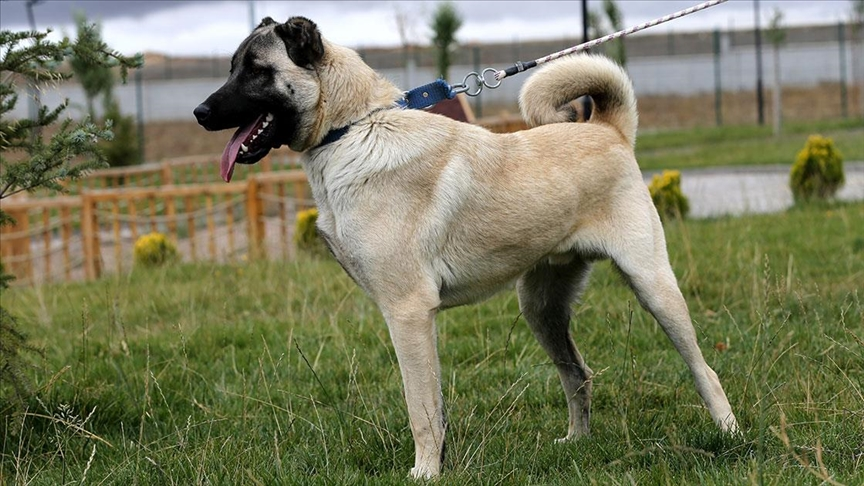
#> input picture kangal.jpg, 864 x 486 px
$ python 26102023.py
#> lines starting #> are read from the running program, lines starting #| are printed output that depends on the picture
import numpy as np
import cv2

img = cv2.imread("kangal.jpg")
#> img is the input picture: shape (486, 864, 3); mean B, G, R 92.7, 122.3, 121
cv2.imshow("orjinal",img)

blur = cv2.GaussianBlur(img,(5,5),cv2.BORDER_DEFAULT)

cv2.imshow("gausblur",blur)

# blur = cv2.blur(img,(9,9))
# cv2.imshow("blur",blur)

kernel = np.array([
    [-1,-1,-1],
    [-1,8,-1],
    [-1,-1,-1]
])

output = cv2.filter2D(blur,-1,kernel)
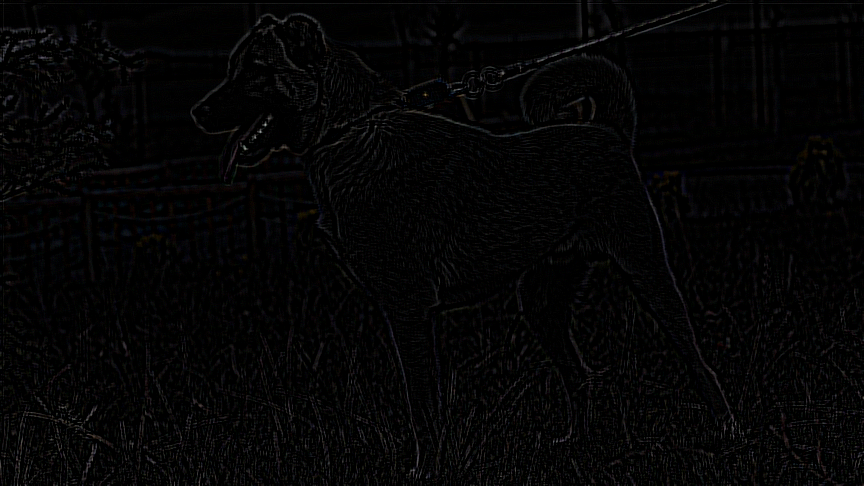
#> output: shape (486, 864, 3); mean B, G, R 4.5, 4.3, 4.5
cv2.imshow("output",output)

# [10 lines of commented-out code are left out]

cv2.waitKey(0)

$ run again, with kanser.jpg copied over kangal.jpg
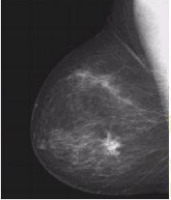
#> input picture kanser.jpg, 171 x 200 px
#> img is the input picture: shape (200, 171, 3); mean B, G, R 70.4, 68.6, 69.9
#> `blur = cv2.GaussianBlur(img,(5,5),cv2.BORDER_DEFAULT)`:
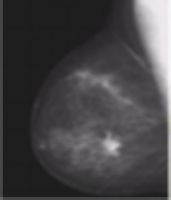
#> blur: shape (200, 171, 3); mean B, G, R 69.5, 67.7, 69
#> `output = cv2.filter2D(blur,-1,kernel)`:
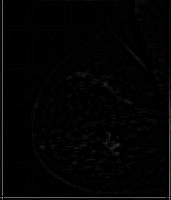
#> output: shape (200, 171, 3); mean B, G, R 3.2, 3.2, 3.2

$ run again, with kaplan.jpg copied over kangal.jpg
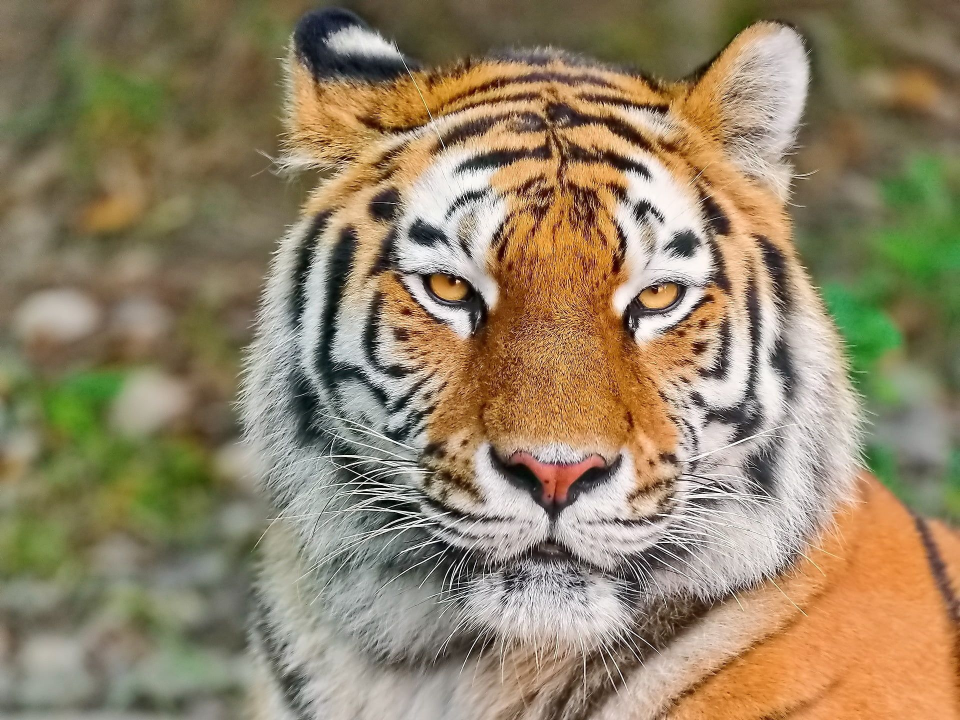
#> input picture kaplan.jpg, 1920 x 1440 px (shown at 1/2 size)
#> img is the input picture: shape (1440, 1920, 3); mean B, G, R 102.7, 130.8, 146.5
#> `output = cv2.filter2D(blur,-1,kernel)`:
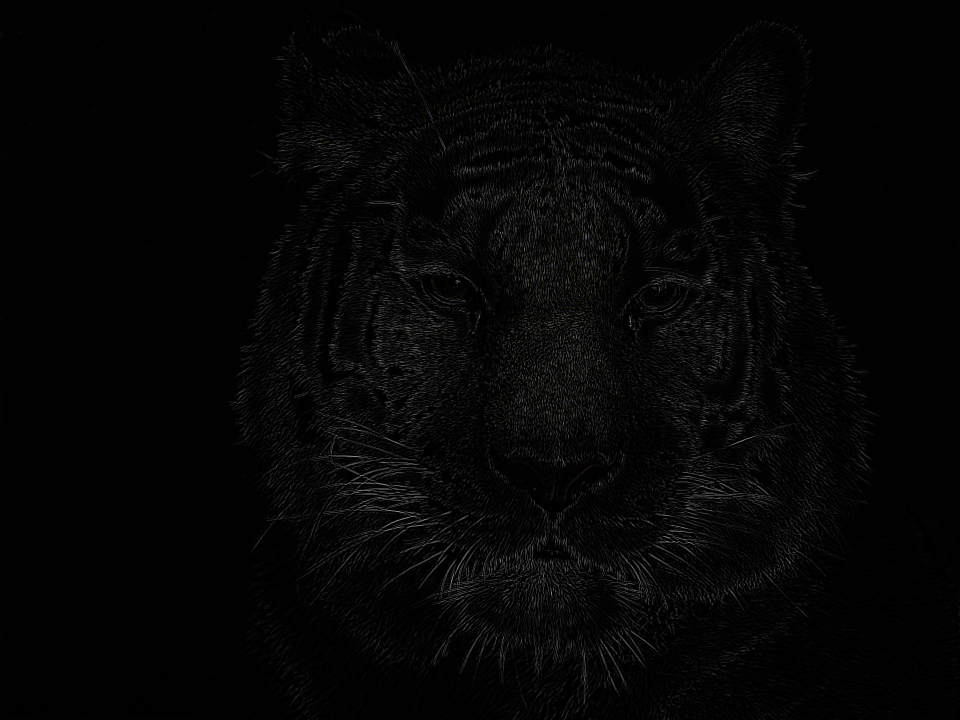
#> output: shape (1440, 1920, 3) (shown at 1/2 size); mean B, G, R 4.8, 4.9, 4.9
